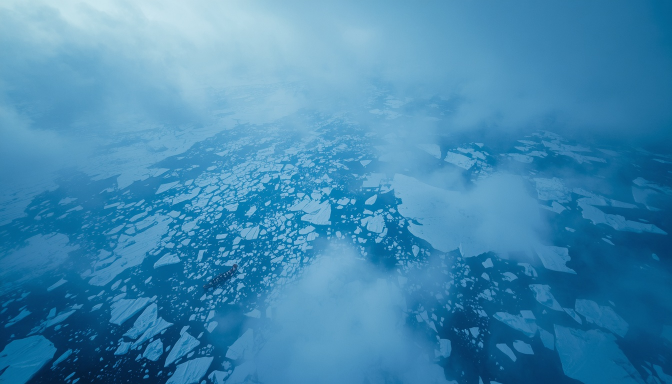
#> input picture workspace/projects/franklin/02_Images/S01_SH01_Arctic_Aerial_Master.jpg, 1344 x 768 px (shown at 1/2 size); its folder holds only this picture in this run
$ python -i visual_intelligence.py   (imports and definitions only)
#> lines starting #> are read from the running program, lines starting #| are printed output that depends on the picture
### src/az_enterprise/core/paths.py
from __future__ import annotations
from pathlib import Path

ROOT = Path(__file__).resolve().parents[3]
WORKSPACE = ROOT / "workspace"
PROJECTS = WORKSPACE / "projects"
EXPORTS = WORKSPACE / "exports"
DB_PATH = WORKSPACE / "atlas_zero_enterprise.sqlite3"
FRANKLIN = PROJECTS / "franklin"

MEDIA_DIRS = {
    "audio": "01_Audio",
    "image": "02_Images",
    "video": "03_Video",
    "capcut": "04_CapCut",
    "music": "05_Music",
    "export": "06_Export",
}

for p in [WORKSPACE, PROJECTS, EXPORTS, FRANKLIN]:
    p.mkdir(parents=True, exist_ok=True)

### src/az_enterprise/core/visual_intelligence.py
from __future__ import annotations
import json, math, os, struct, statistics, hashlib
from pathlib import Path
from .database import Database
from .events import EventBus

try:
    from PIL import Image, ImageStat, ImageOps, ImageDraw, ImageFont
    PIL_AVAILABLE = True
except Exception:
    PIL_AVAILABLE = False


def _png_size(path: Path):
    try:
        with path.open('rb') as f:
            sig=f.read(24)
        if sig.startswith(b'\x89PNG\r\n\x1a\n'):
            return struct.unpack('>II', sig[16:24])
    except Exception:
        pass
    return None


def _jpeg_size(path: Path):
    try:
        with path.open('rb') as f:
            data=f.read(2)
            if data != b'\xff\xd8': return None
            while True:
                marker_prefix=f.read(1)
                if marker_prefix != b'\xff': return None
                marker=f.read(1)
                while marker == b'\xff': marker=f.read(1)
                if marker in [b'\xc0',b'\xc1',b'\xc2',b'\xc3',b'\xc5',b'\xc6',b'\xc7',b'\xc9',b'\xca',b'\xcb',b'\xcd',b'\xce',b'\xcf']:
                    f.read(3)
                    h,w=struct.unpack('>HH', f.read(4))
                    return w,h
                length=struct.unpack('>H', f.read(2))[0]
                f.seek(length-2, 1)
    except Exception:
        return None


def image_size(path: Path):
    return _png_size(path) or _jpeg_size(path)


def _safe_lower(name: str) -> str:
    return (name or '').lower().replace('_',' ').replace('-',' ')


# [17 lines left out: functions plan_from_name, palette_from_name, not called in this run]


def hamming(a: str|None, b: str|None) -> int|None:
    if not a or not b or len(a) != len(b): return None
    return sum(ch1 != ch2 for ch1,ch2 in zip(a,b))


def _image_metrics(path: Path) -> dict:
    """Return explainable local CV metrics. Works without internet or paid APIs."""
    size = image_size(path)
    profile = {
        'width': size[0] if size else None,
        'height': size[1] if size else None,
        'avg_rgb': None,
        'brightness': None,
        'contrast': None,
        'saturation': None,
        'sharpness_proxy': None,
        'ahash': None,
        'dominant_palette': None,
        'cv_engine': 'headers_only'
    }
    if not PIL_AVAILABLE:
        return profile
    try:
        im = Image.open(path).convert('RGB')
#> im is the input picture: PIL image 1344x768 RGB; mean R, G, B 65.5, 137.6, 178.3
        profile['width'], profile['height'] = im.size
        small = im.resize((64,64))
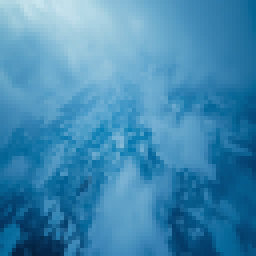
#> small: PIL image 64x64 RGB (shown 4 times larger); mean R, G, B 65.5, 137.6, 178.3
        stat = ImageStat.Stat(small)
        avg = tuple(round(x,1) for x in stat.mean)
#> avg = (65.5, 137.6, 178.3)
        profile['avg_rgb'] = avg
        gray = ImageOps.grayscale(small)
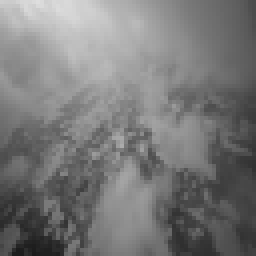
#> gray: PIL image 64x64 L (shown 4 times larger); min 27, max 222, mean 120.7
        gstat = ImageStat.Stat(gray)
        profile['brightness'] = round(gstat.mean[0],2)
        profile['contrast'] = round(gstat.stddev[0],2)
        # saturation approximation: average RGB channel spread
        pixels = list(small.getdata())
#> pixels = 4096 items, first 6: (180, 216, 226), (177, 214, 225), (176, 213, 225), (176, 214, 225), (185, 219, 229), (191, 223, 232)
        spreads = [max(p)-min(p) for p in pixels]
#> spreads = 4096 values, max 171 at index 2073, min 36 at index 9, mean 112.8
        profile['saturation'] = round(sum(spreads)/len(spreads),2) if spreads else 0
        # sharpness proxy: mean edge response
        edges = ImageOps.grayscale(im.resize((96,96))).filter(ImageFilter.FIND_EDGES) if False else None
        # avoid importing ImageFilter lazily if not needed; use neighbor-delta proxy instead
        gp = list(gray.resize((16,16)).getdata())
#> gp = 256 values, max 213 at index 3, min 34 at index 242, mean 120.8
        deltas=[]
        for y in range(16):
            for x in range(15): deltas.append(abs(gp[y*16+x]-gp[y*16+x+1]))
#> after the loop, deltas = 240 values, max 47 at index 204, min 0 at index 3, mean 11.97
        for y in range(15):
            for x in range(16): deltas.append(abs(gp[y*16+x]-gp[(y+1)*16+x]))
#> after the loop, deltas = 480 values, max 47 at index 204, min 0 at index 3, mean 10.94
        profile['sharpness_proxy'] = round(sum(deltas)/len(deltas),2) if deltas else 0
        tiny = gray.resize((8,8))
        vals = list(tiny.getdata())
#> vals = 64 values, max 206 at index 2, min 54 at index 57, mean 120.9
        mean = sum(vals)/len(vals)
#> mean = 120.9
        profile['ahash'] = ''.join('1' if v >= mean else '0' for v in vals)
        r,g,b = avg
#> r = 65.5; g = 137.6; b = 178.3
        if b >= r + 10 and b >= g - 5:
            profile['dominant_palette'] = 'холодная синяя'
        elif r > b + 25 and g > b:
            profile['dominant_palette'] = 'тёплая/землистая'
        elif profile['saturation'] < 20:
            profile['dominant_palette'] = 'монохромная документальная'
        else:
            profile['dominant_palette'] = 'смешанная'
        profile['cv_engine'] = 'local_pillow_metrics'
    except Exception as e:
        profile['cv_error'] = str(e)
    return profile


class VisualIntelligence:
    """Local computer vision layer for RC1 Alpha 0.9.

    It is intentionally offline-safe: no credits, no API calls. It computes dimensions,
    color/brightness/contrast proxies, perceptual hashes, visual-plan labels and
    similarity clusters. Later this contract can be upgraded with CLIP/OpenAI Vision.
    """
    def __init__(self, db: Database, project_id='franklin'):
        self.db=db; self.project_id=project_id; self.bus=EventBus(db, project_id)

    # [91 lines left out: functions analyze_assets, _write_similarity, _export_contact_sheet, coverage, not called in this run]

>>> result = _image_metrics('../../../workspace/projects/franklin/02_Images/S01_SH01_Arctic_Aerial_Master.jpg')
#> result = 10 items

$ run again, on workspace/projects/franklin/02_Images/S01_SH02_Erebus_Terror_Master.jpg
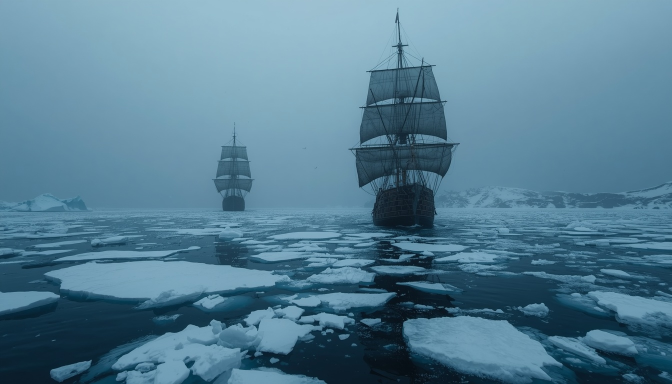
#> input picture workspace/projects/franklin/02_Images/S01_SH02_Erebus_Terror_Master.jpg, 1344 x 768 px (shown at 1/2 size)
#> in _image_metrics, im is the input picture: PIL image 1344x768 RGB; mean R, G, B 85.1, 126, 147.2
#> in _image_metrics, `small = im.resize((64,64))`:
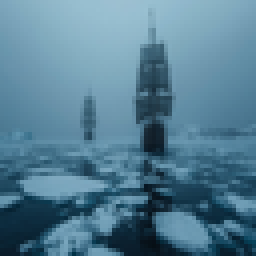
#> small: PIL image 64x64 RGB (shown 4 times larger); mean R, G, B 85.1, 126, 147.2
#> avg = (85.1, 126, 147.2)
#> in _image_metrics, `gray = ImageOps.grayscale(small)`:
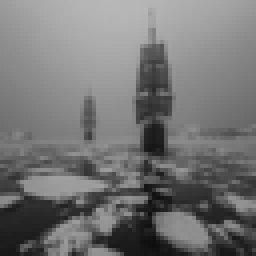
#> gray: PIL image 64x64 L (shown 4 times larger); min 13, max 183, mean 116.1
#> pixels = 4096 items, first 6: (125, 166, 188), (126, 167, 189), (128, 169, 191), (130, 171, 191), (132, 173, 191), (132, 174, 191)
#> spreads = 4096 values, max 85 at index 3222, min 15 at index 3942, mean 62.05
#> gp = 256 values, max 182 at index 6, min 16 at index 249, mean 116.2
#> after the loop in _image_metrics, `for y in range(16):`: deltas = 240 values, max 85 at index 128, min 0 at index 6, mean 16.02
#> after the loop in _image_metrics, `for y in range(15):`: deltas = 480 values, max 85 at index 128, min 0 at index 6, mean 16.11
#> vals = 64 values, max 180 at index 3, min 29 at index 60, mean 116.4
#> mean = 116.4
#> r = 85.1; g = 126; b = 147.2
#> result = 10 items

$ run again, on workspace/projects/franklin/02_Images/S01_SH05_Crew_Working.jpg
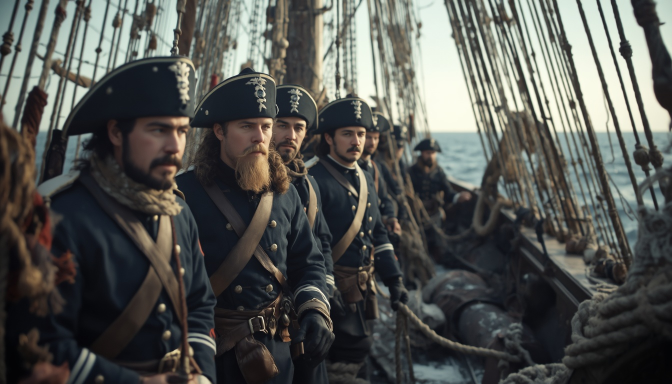
#> input picture workspace/projects/franklin/02_Images/S01_SH05_Crew_Working.jpg, 1344 x 768 px (shown at 1/2 size)
#> in _image_metrics, im is the input picture: PIL image 1344x768 RGB; mean R, G, B 82.4, 83.9, 80.5
#> in _image_metrics, `small = im.resize((64,64))`:
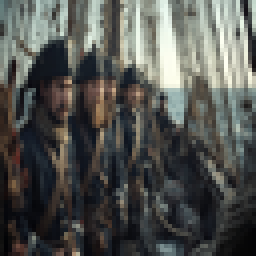
#> small: PIL image 64x64 RGB (shown 4 times larger); mean R, G, B 82.5, 83.9, 80.5
#> avg = (82.5, 83.9, 80.5)
#> in _image_metrics, `gray = ImageOps.grayscale(small)`:
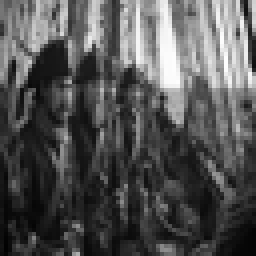
#> gray: PIL image 64x64 L (shown 4 times larger); min 2, max 254, mean 83.1
#> pixels = 4096 items, first 6: (93, 119, 119), (80, 98, 99), (80, 91, 90), (104, 119, 115), (99, 111, 107), (110, 124, 119)
#> spreads = 4096 values, max 71 at index 1752, min 0 at index 156, mean 11.79
#> gp = 256 values, max 248 at index 74, min 5 at index 255, mean 83.23
#> after the loop in _image_metrics, `for y in range(16):`: deltas = 240 values, max 94 at index 84, min 0 at index 98, mean 25.16
#> after the loop in _image_metrics, `for y in range(15):`: deltas = 480 values, max 99 at index 296, min 0 at index 98, mean 20.53
#> vals = 64 values, max 194 at index 13, min 16 at index 63, mean 83.67
#> mean = 83.67
#> r = 82.5; g = 83.9; b = 80.5
#> result = 10 items
